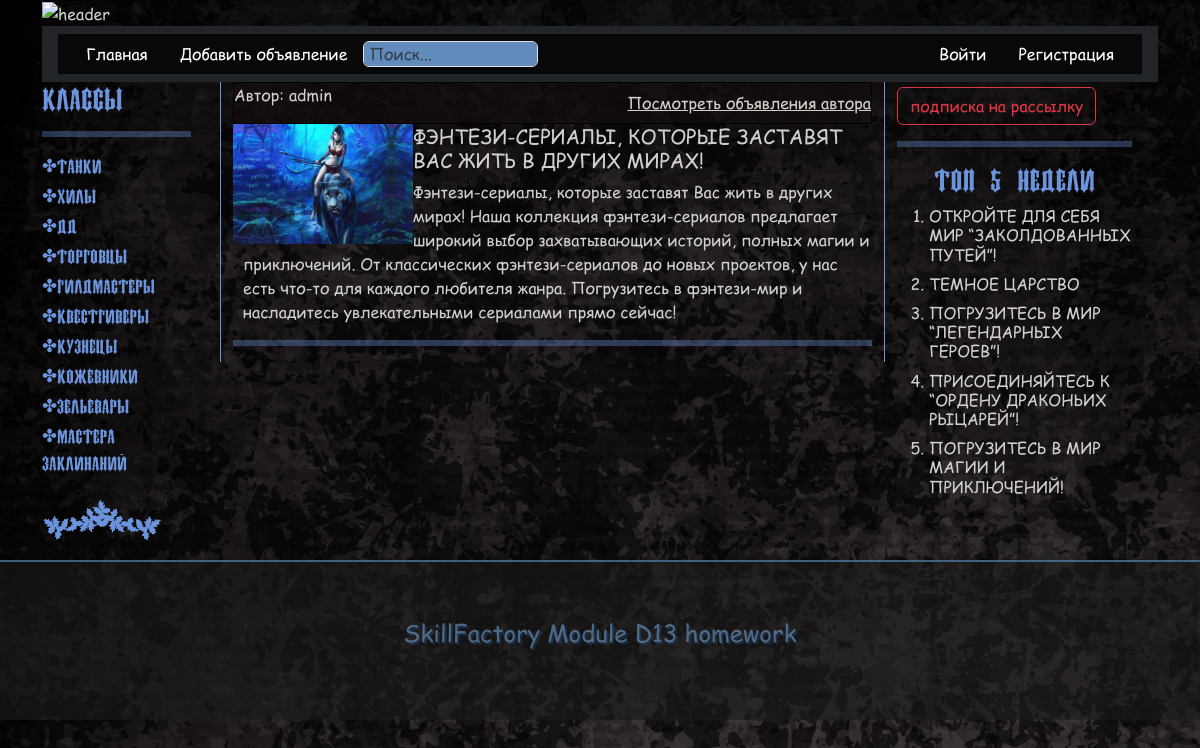
The app's page /draft_list/fentezi-serialyi-kotoryie-zastavyat-vas-zhit-v-drugih-mirah/ with its own data.
### apps/main_board/models.py (models this page shows, shortened)
class Category(models.Model):
    name = models.CharField(max_length=100, verbose_name='Название категории')
    slug = models.SlugField(max_length=255, verbose_name='URL категории', blank=True)
    class Meta:
        verbose_name = 'Категория'
        verbose_name_plural = 'Категории'
    def get_absolute_url(self):
        return reverse('category', kwargs={'category_slug': self.slug})

class Ad(models.Model):
    STATUS_OPTIONS = (
        ('published', 'Опубликовано'),
        ('draft', 'Черновик')
    )
    author = models.ForeignKey(to=User, verbose_name='Автор', on_delete=models.CASCADE, default=1)
    title = models.CharField(verbose_name='Заголовок', max_length=255)
    slug = models.SlugField(verbose_name='URL', max_length=255, blank=True, unique=True)
    category_ad = models.ForeignKey(Category, verbose_name='Категория', on_delete=models.CASCADE, null=True)
    text_ad = models.TextField(verbose_name='Текст объявления')
    status = models.CharField(choices=STATUS_OPTIONS, default='published', verbose_name='Статус объявления', max_length=20)
    time_create = models.DateTimeField(auto_now_add=True, verbose_name='Время создания объявления')
    pictures = models.ImageField(
        verbose_name='Картинка',
        blank=True,
        upload_to='images/pictures/',
        validators=[FileExtensionValidator(allowed_extensions=('png', 'jpg', 'webp', 'jpeg', 'gif'))])
    video = models.FileField(
        verbose_name='Видео',
        blank=True,
        upload_to='videos/',
        validators=[FileExtensionValidator(allowed_extensions=('mp4', 'avi', 'mkv', 'mov'))])
    likes = models.ManyToManyField(User, related_name='ad_like')
    class Meta:
        verbose_name = 'Объявление'
        verbose_name_plural = 'Объявления'
    def get_absolute_url(self):
        if self.status == 'published':
            return reverse('ad_detail', kwargs={'slug': self.slug})
        else:
            return reverse('draft_detail', kwargs={'slug': self.slug})

### apps/main_board/views.py (the view)
# urls.py: path('draft_list/<str:slug>/', DraftDetailView.as_view(), name='draft_detail'),
class DraftDetailView(DetailView):
    model = Ad
    template_name = 'main_board/draft_detail.html'
    context_object_name = 'draft_detail'
    slug_url_kwarg = 'slug'
    def get_queryset(self):
        return Ad.objects.filter(status='draft')
    def get_context_data(self, **kwargs):
        context = super().get_context_data(**kwargs)
        context['title'] = self.object.title
        return context

### apps/main_board/templatetags/categories_tags.py (called while the page is built)
@register.inclusion_tag('includes/sidebar.html')
def all_categories():
    cats = Category.objects.all()
    return {"cats": cats}

### apps/main_board/templatetags/popular_ads_tags.py (called while the page is built)
@register.inclusion_tag('includes/popular_ads.html')
def get_popular_ads():
    start_date = timezone.now() - timedelta(weeks=1)
    popular_ads = Ad.objects.filter(time_create__gte=start_date, status='published').order_by('-likes')[:5]
    return {'popular_ads': popular_ads}

### templates/main_board/draft_detail.html (shortened to what this page needs)
{% extends 'main.html' %}
{% load static %}
{% block content %}
<div class="line_block">
    <p>Автор: {{ draft_detail.author }}</p>
    <a class="all_ad_author" href="{% url 'ad_author' %}">Посмотреть объявления автора</a>
</div>
<div class="">
    {% if draft_detail.video %}
        <div class="video_deteil">
            <video width="85%" height="" controls>
            <source src="{{ draft_detail.video.url }}">
            видео не поддерживается
            </video>
        </div>
    {% elif draft_detail.pictures %}
        <img src="{{ draft_detail.pictures.url }}" alt="{{ draft_detail.title }}" class="float-start imgshadow" width="180" height="120" >
    {% else %}
        <img src="{% static 'img/no_image.jpg' %}"  alt="{{ draft_detail.title }}" class="float-start imgshadow" width="180" height="120" >
    {% endif %}
        <h5 class="ad_title text_ad">{{ draft_detail.title|upper }}</h5>
        <p class="text_ad">{{ draft_detail.text_ad }}</p>
</div>
<hr>
    {% endblock content %}

### templates/includes/sidebar.html
{% load categories_tags %}
{% load static %}
{% block cat %}
    <div class="category_sidebar">
        {% for category in cats %}
            <div class="category_menu">
                <a href="{{ category.get_absolute_url }}" class="category_menu_link">&#10020;{{ category.name }}</a>
            </div>
            {% endfor%}
            <img src="{% static 'img/ship2.svg' %}" class="svg" alt="ship">
        </div>
{% endblock cat %}

### templates/includes/popular_ads.html
{% load popular_ads_tags %}
{% block content %}
      <h3 class="category_sidebar ad_category">Топ 5 недели</h3>
            <ol>
            {% for ad in popular_ads %}
                <li><h6 ><a class="ad_title" href="{{ ad.get_absolute_url }}">{{ ad.title|upper }}</a></h6></li>
                {% endfor %}
            </ol>
{% endblock content %}

### static/my_styles/styles.css (style rules this page uses)
body { background: #000 url(../img/fon1.jpg); color: #d2d0cc; background-attachment: fixed; background-repeat: repeat; font-family: 'Comic Sans MS', Helvetica, Arial, sans-serif; }
.line_block { box-sizing: border-box; display: flex; align-items: center; justify-content: space-between; background-color: #150e0eb0; border: 1px solid #000; }
hr { border: 3px solid #6c94dc; opacity: .35; }
.category_sidebar { font-family: 'Ireland', Helvetica, Arial, sans-serif; color: #6c94dc; }
.ad_category { display: flex; justify-content: center; }
.category_menu { margin-bottom: 3px; }
.category_menu_link { font-size: 18px; color: #6c94dc; text-decoration: none; width: 90%; }
.all_ad_author { color: #d2d0cc; }
.ad_title { color: #d2d0cc; text-decoration: none; }
.svg { fill: #6c94dc; max-width: 80%; margin: 10px auto; }
.text_ad { margin-left: 10px; }

### records on screen
Category: name "Танки"
Category: name "Хилы"
Category: name "ДД"
Category: name "Торговцы"
Category: name "Гилдмастеры"
Category: name "Квестгиверы"
Category: name "Кузнецы"
Category: name "Кожевники"
Category: name "Зельевары"
Category: name "Мастера заклинаний"
Ad: author "admin", pictures (picture), title "ФЭНТЕЗИ-СЕРИАЛЫ, КОТОРЫЕ ЗАСТАВЯТ ВАС ЖИТЬ В ДРУГИХ МИРАХ!", text_ad "Фэнтези-сериалы, которые заставят Вас жить в других мирах! Наша коллекция фэнтези-сериалов предлагает широкий выбор захватывающих историй, полных магии и приключений. От классических фэнтези-сериалов до новых проектов, у нас есть что-то для каждого любителя жанра. Погрузитесь в фэнтези-мир и насладитесь увлекательными сериалами прямо сейчас!"
Ad: title "ОТКРОЙТЕ ДЛЯ СЕБЯ МИР “ЗАКОЛДОВАННЫХ ПУТЕЙ”!"
Ad: title "ТЕМНОЕ ЦАРСТВО"
Ad: title "ПОГРУЗИТЕСЬ В МИР “ЛЕГЕНДАРНЫХ ГЕРОЕВ”!"
Ad: title "ПРИСОЕДИНЯЙТЕСЬ К “ОРДЕНУ ДРАКОНЬИХ РЫЦАРЕЙ”!"
Ad: title "ПОГРУЗИТЕСЬ В МИР МАГИИ И ПРИКЛЮЧЕНИЙ!"
